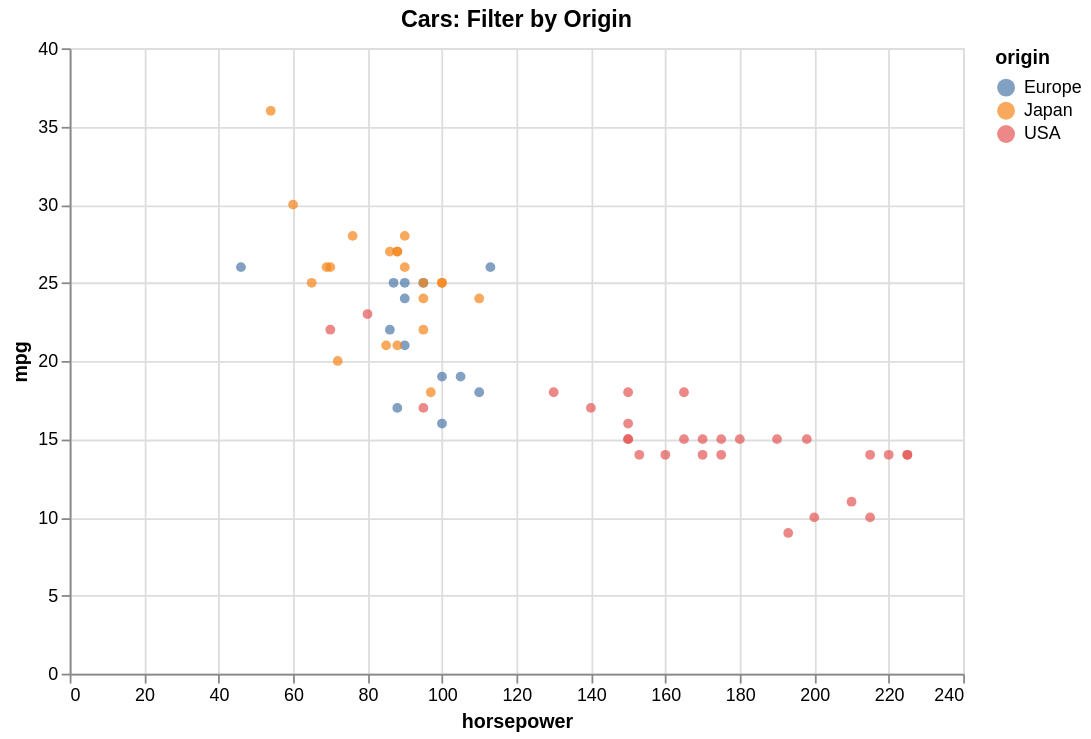

Specify this chart in Vega-Lite:
### Vega-Lite specification from a JSON file in a GitHub repository (floating-point values rounded to 4 significant figures)
{"$schema": "https://vega.github.io/schema/vega-lite/v5.json", "data": {"values": [{"acceleration": 12.0, "cylinders": 8, "horsepower": 130, "mpg": 18, "origin": "USA", "weight": 3504}, {"acceleration": 11.5, "cylinders": 8, "horsepower": 165, "mpg": 15, "origin": "USA", "weight": 3693}, {"acceleration": 11.0, "cylinders": 8, "horsepower": 150, "mpg": 18, "origin": "USA", "weight": 3436}, {"acceleration": 12.0, "cylinders": 8, "horsepower": 150, "mpg": 16, "origin": "USA", "weight": 3433}, {"acceleration": 10.5, "cylinders": 8, "horsepower": 140, "mpg": 17, "origin": "USA", "weight": 3449}, {"acceleration": 10.0, "cylinders": 8, "horsepower": 198, "mpg": 15, "origin": "USA", "weight": 4341}, {"acceleration": 9.0, "cylinders": 8, "horsepower": 220, "mpg": 14, "origin": "USA", "weight": 4354}, {"acceleration": 8.5, "cylinders": 8, "horsepower": 215, "mpg": 14, "origin": "USA", "weight": 4312}, {"acceleration": 10.0, "cylinders": 8, "horsepower": 225, "mpg": 14, "origin": "USA", "weight": 4425}, {"acceleration": 8.5, "cylinders": 8, "horsepower": 190, "mpg": 15, "origin": "USA", "weight": 3850}, {"acceleration": 10.0, "cylinders": 8, "horsepower": 170, "mpg": 15, "origin": "USA", "weight": 3563}, {"acceleration": 8.0, "cylinders": 8, "horsepower": 160, "mpg": 14, "origin": "USA", "weight": 3609}, {"acceleration": 9.5, "cylinders": 8, "horsepower": 150, "mpg": 15, "origin": "USA", "weight": 3761}, {"acceleration": 10.0, "cylinders": 8, "horsepower": 225, "mpg": 14, "origin": "USA", "weight": 3086}, {"acceleration": 15.0, "cylinders": 4, "horsepower": 95, "mpg": 24, "origin": "Japan", "weight": 2372}, {"acceleration": 15.5, "cylinders": 4, "horsepower": 95, "mpg": 22, "origin": "Japan", "weight": 2833}, {"acceleration": 15.5, "cylinders": 4, "horsepower": 97, "mpg": 18, "origin": "Japan", "weight": 2774}, {"acceleration": 16.0, "cylinders": 4, "horsepower": 85, "mpg": 21, "origin": "Japan", "weight": 2587}, {"acceleration": 14.5, "cylinders": 4, "horsepower": 88, "mpg": 27, "origin": "Japan", "weight": 2130}, {"acceleration": 20.5, "cylinders": 4, "horsepower": 46, "mpg": 26, "origin": "Europe", "weight": 1835}, {"acceleration": 17.5, "cylinders": 4, "horsepower": 87, "mpg": 25, "origin": "Europe", "weight": 2672}, {"acceleration": 15.0, "cylinders": 4, "horsepower": 90, "mpg": 24, "origin": "Europe", "weight": 2430}, {"acceleration": 17.5, "cylinders": 4, "horsepower": 95, "mpg": 25, "origin": "Europe", "weight": 2375}, {"acceleration": 15.5, "cylinders": 4, "horsepower": 113, "mpg": 26, "origin": "Europe", "weight": 2234}, {"acceleration": 18.5, "cylinders": 4, "horsepower": 90, "mpg": 21, "origin": "Europe", "weight": 2648}, {"acceleration": 14.0, "cylinders": 8, "horsepower": 215, "mpg": 10, "origin": "USA", "weight": 4615}, {"acceleration": 13.0, "cylinders": 8, "horsepower": 200, "mpg": 10, "origin": "USA", "weight": 4376}, {"acceleration": 13.5, "cylinders": 8, "horsepower": 210, "mpg": 11, "origin": "USA", "weight": 4382}, {"acceleration": 18.0, "cylinders": 8, "horsepower": 193, "mpg": 9, "origin": "USA", "weight": 4732}, {"acceleration": 14.5, "cylinders": 4, "horsepower": 88, "mpg": 27, "origin": "Japan", "weight": 2130}, {"acceleration": 13.5, "cylinders": 4, "horsepower": 90, "mpg": 28, "origin": "Japan", "weight": 2264}, {"acceleration": 15.5, "cylinders": 4, "horsepower": 95, "mpg": 25, "origin": "Japan", "weight": 2228}, {"acceleration": 19.0, "cylinders": 4, "horsepower": 100, "mpg": 25, "origin": "Japan", "weight": 2046}, {"acceleration": 13.0, "cylinders": 4, "horsepower": 105, "mpg": 19, "origin": "Europe", "weight": 2634}, {"acceleration": 15.5, "cylinders": 4, "horsepower": 100, "mpg": 16, "origin": "Europe", "weight": 2702}, {"acceleration": 16.5, "cylinders": 4, "horsepower": 88, "mpg": 17, "origin": "Europe", "weight": 2875}, {"acceleration": 17.0, "cylinders": 4, "horsepower": 100, "mpg": 19, "origin": "Europe", "weight": 2901}, {"acceleration": 11.0, "cylinders": 6, "horsepower": 165, "mpg": 18, "origin": "USA", "weight": 3353}, {"acceleration": 11.5, "cylinders": 6, "horsepower": 175, "mpg": 14, "origin": "USA", "weight": 3169}, {"acceleration": 12.5, "cylinders": 6, "horsepower": 153, "mpg": 14, "origin": "USA", "weight": 2906}, {"acceleration": 13.5, "cylinders": 6, "horsepower": 150, "mpg": 15, "origin": "USA", "weight": 3380}, {"acceleration": 12.0, "cylinders": 8, "horsepower": 180, "mpg": 15, "origin": "USA", "weight": 3740}, {"acceleration": 11.0, "cylinders": 8, "horsepower": 170, "mpg": 14, "origin": "USA", "weight": 4080}, {"acceleration": 11.5, "cylinders": 8, "horsepower": 175, "mpg": 15, "origin": "USA", "weight": 3645}, {"acceleration": 14.0, "cylinders": 4, "horsepower": 110, "mpg": 24, "origin": "Japan", "weight": 2585}, {"acceleration": 19.0, "cylinders": 4, "horsepower": 72, "mpg": 20, "origin": "Japan", "weight": 2310}, {"acceleration": 15.0, "cylinders": 4, "horsepower": 100, "mpg": 25, "origin": "Japan", "weight": 2472}, {"acceleration": 16.0, "cylinders": 4, "horsepower": 88, "mpg": 21, "origin": "Japan", "weight": 2265}, {"acceleration": 19.5, "cylinders": 4, "horsepower": 86, "mpg": 27, "origin": "Japan", "weight": 2110}, {"acceleration": 14.5, "cylinders": 4, "horsepower": 90, "mpg": 26, "origin": "Japan", "weight": 2800}, {"acceleration": 19.5, "cylinders": 4, "horsepower": 70, "mpg": 26, "origin": "Japan", "weight": 2110}, {"acceleration": 17.0, "cylinders": 4, "horsepower": 76, "mpg": 28, "origin": "Japan", "weight": 2085}, {"acceleration": 17.0, "cylinders": 4, "horsepower": 65, "mpg": 25, "origin": "Japan", "weight": 2245}, {"acceleration": 15.0, "cylinders": 4, "horsepower": 69, "mpg": 26, "origin": "Japan", "weight": 1965}, {"acceleration": 17.0, "cylinders": 4, "horsepower": 60, "mpg": 30, "origin": "Japan", "weight": 1755}, {"acceleration": 14.0, "cylinders": 6, "horsepower": 70, "mpg": 22, "origin": "USA", "weight": 2815}, {"acceleration": 12.5, "cylinders": 6, "horsepower": 95, "mpg": 17, "origin": "USA", "weight": 3210}, {"acceleration": 13.5, "cylinders": 6, "horsepower": 80, "mpg": 23, "origin": "USA", "weight": 3380}, {"acceleration": 15.5, "cylinders": 4, "horsepower": 54, "mpg": 36, "origin": "Japan", "weight": 1760}, {"acceleration": 14.0, "cylinders": 4, "horsepower": 90, "mpg": 25, "origin": "Europe", "weight": 2130}, {"acceleration": 15.5, "cylinders": 4, "horsepower": 86, "mpg": 22, "origin": "Europe", "weight": 2205}, {"acceleration": 13.5, "cylinders": 4, "horsepower": 110, "mpg": 18, "origin": "Europe", "weight": 2245}]}, "encoding": {"color": {"field": "origin", "type": "nominal"}, "tooltip": [{"field": "horsepower", "type": "quantitative"}, {"field": "origin", "type": "nominal"}, {"field": "mpg", "type": "quantitative"}], "x": {"field": "horsepower", "type": "quantitative"}, "y": {"field": "mpg", "type": "quantitative"}}, "height": 350, "mark": {"filled": true, "type": "point"}, "params": [{"bind": {"input": "select", "labels": ["All", "Europe", "Japan", "USA"], "name": "origin: ", "options": [null, "Europe", "Japan", "USA"]}, "name": "select_origin", "value": null}], "title": "Cars: Filter by Origin", "transform": [{"filter": "select_origin === null || datum.origin === select_origin"}], "width": 500}
